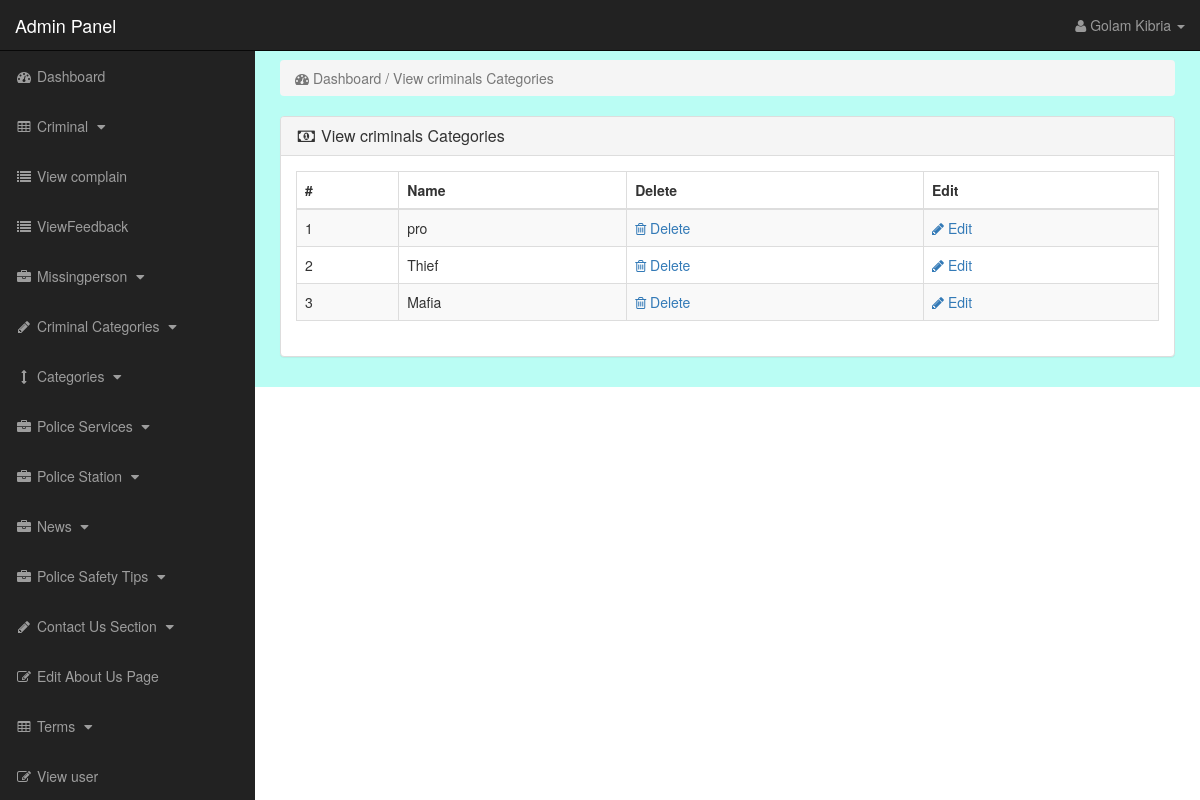
Screenshot of /admin_area/index.php?view_c_cat (signed in) with the database file from the repository.
### tables this page shows
CREATE TABLE `criminal_categories` (
  `criminal_cat_id` int(10) NOT NULL,
  `criminal_cat_title` text NOT NULL,
  `criminal_cat_top` text NOT NULL,
  `criminal_cat_image` text NOT NULL
);

### admin_area/view_c_cat.php (the view)
<?php
if(!isset($_SESSION['admin_email'])){
echo "<script>window.open('login.php','_self')</script>";
}
else {
?>
<div class="row">
<div class="col-lg-12">
<ol class="breadcrumb">
<li class="active">
<i class="fa fa-dashboard"></i> Dashboard / View criminals Categories
</li>
</ol>
</div>
</div>
<div class="row">
<div class="col-lg-12">
<div class="panel panel-default">
<div class="panel-heading">
<h3 class="panel-title">
<i class="fa fa-money fa-fw"> </i> View criminals Categories
</h3>
</div>
<div class="panel-body">
<div class="table-responsive">
<table class="table table-bordered table-hover table-striped">
<thead>
<tr>
<th>#</th>
<th>Name</th>
<th>Delete</th>
<th>Edit</th>
</tr>
</thead>
<tbody>
<?php
$i=0;
$get_p_cats = "select * from criminal_categories";
$run_p_cats = mysqli_query($con,$get_p_cats);
while($row_p_cats = mysqli_fetch_array($run_p_cats)){
$p_cat_id = $row_p_cats['criminal_cat_id'];
$p_cat_title = $row_p_cats['criminal_cat_title'];
$i++;
?>
<tr>
<td> <?php echo $i; ?> </td>
<td> <?php echo $p_cat_title; ?> </td>
<td>
<a href="index.php?delete_c_cat=<?php echo $p_cat_id; ?>">
<i class="fa fa-trash-o"></i> Delete
</a>
</td>
<td>
<a href="index.php?edit_c_cat=<?php echo $p_cat_id; ?>">
<i class="fa fa-pencil"></i> Edit
</a>
</td>
</tr>
<?php } ?>
</tbody>
</table>
</div>
</div>
</div>
</div>
</div>
<?php } ?>

### admin_area/includes/sidebar.php (shortened to what this page needs)
<?php
if (!isset($_SESSION['admin_email'])) {
    echo "<script>window.open('login.php','_self')</script>";
} else {
?>
    <nav class="navbar navbar-inverse navbar-fixed-top">
        <div class="navbar-header">
            <a class="navbar-brand" href="index.php?dashboard">Admin Panel</a>
        </div>
        <ul class="nav navbar-right top-nav">
            <li class="dropdown">
                <a href="#" class="dropdown-toggle" data-toggle="dropdown">
                    <i class="fa fa-user"></i>
                    <?php echo $admin_name; ?> <b class="caret"></b>
                </a>
            </li>
        </ul>
        <div class="collapse navbar-collapse navbar-ex1-collapse">
            <ul class="nav navbar-nav side-nav">
                <li>
                    <a href="index.php?dashboard">
                        <i class="fa fa-fw fa-dashboard"></i> Dashboard
                    </a>
                </li>
                <li>
                    <a href="#" data-toggle="collapse" data-target="#criminal">
                        <i class="fa fa-fw fa-table"></i> Criminal
                        <i class="fa fa-fw fa-caret-down"></i>
                    </a>
                </li>
                <li>
<a href="index.php?view_comp">
    <i class="fa fa-fw fa-list"></i> View complain
</a>
<a href="index.php?view_feed">
    <i class="fa fa-fw fa-list"></i> ViewFeedback
</a>
</li>
                <li>
                    <a href="#" data-toggle="collapse" data-target="#missingperson">
                        <i class="fa fa-fw fa-briefcase"></i> Missingperson
                        <i class="fa fa-fw fa-caret-down"></i>
                    </a>
                </li>
                <li>
                    <a href="#" data-toggle="collapse" data-target="#c_cat">
                        <i class="fa fa-fw fa-pencil"></i> Criminal Categories
                        <i class="fa fa-fw fa-caret-down"></i>
                    </a>
                </li>
                <li>
                    <a href="#" data-toggle="collapse" data-target="#cat">
                        <i class="fa fa-fw fa-arrows-v"></i> Categories
                        <i class="fa fa-fw fa-caret-down"></i>
                    </a>
                </li>
                <li>
                    <a href="#" data-toggle="collapse" data-target="#service">
                        <i class="fa fa-fw fa-briefcase"></i> Police Services
                        <i class="fa fa-fw fa-caret-down"></i>
                    </a>
                </li>
                <li>
                    <a href="#" data-toggle="collapse" data-target="#station">
                        <i class="fa fa-fw fa-briefcase"></i> Police Station
                        <i class="fa fa-fw fa-caret-down"></i>
                    </a>
                </li>
                <li>
                    <a href="#" data-toggle="collapse" data-target="#news">
                        <i class="fa fa-fw fa-briefcase"></i> News
                        <i class="fa fa-fw fa-caret-down"></i>
                    </a>
                </li>
                <li>
                    <a href="#" data-toggle="collapse" data-target="#tips">
                        <i class="fa fa-fw fa-briefcase"></i> Police Safety Tips
                        <i class="fa fa-fw fa-caret-down"></i>
                    </a>
                </li>
                <li>
                    <a href="#" data-toggle="collapse" data-target="#contact_us">
                        <i class="fa fa-fw fa-pencil"> </i> Contact Us Section
                        <i class="fa fa-fw fa-caret-down"></i>
                    </a>
                </li>
                <li>
                    <a href="index.php?edit_about_us">
                        <i class="fa fa-fw fa-edit"></i> Edit About Us Page
                    </a>
                </li>
                <li>
                    <a href="#" data-toggle="collapse" data-target="#terms">
                        <i class="fa fa-fw fa-table"></i> Terms
                        <i class="fa fa-fw fa-caret-down"></i>
                    </a>
                </li>
                <li>
                    <a href="index.php?view_user">
                        <i class="fa fa-fw fa-edit"></i> View user
                    </a>
                </li>
            </ul>
        </div>
    </nav>
<?php } ?>

### admin_area/css/style.css (style rules this page uses)
body { margin-top:100px; }
@media (min-width: 768px) { body { margin-top:50px; } }
.top-nav { padding:0 15px; }
.top-nav>li { display:inline-block; float:left; }
.top-nav>li>a { padding-top:15px; padding-bottom:15px; line-height:20px; color:#999; }
@media (min-width: 768px) { .side-nav { position:fixed; top:51px; width:255px; border-radius:0; overflow-y:auto; background-color: #222; bottom:0; overflow-x:hidden; padding-bottom:40px; } }
@media (min-width: 768px) { .side-nav>li>a { width:255px; } }
.panel-body { border-radius:5px; }

### rows the page displays
criminal_categories: criminal_cat_title "pro"
criminal_categories: criminal_cat_title "Thief"
criminal_categories: criminal_cat_title "Mafia"

### other values shown
$admin_name "Golam Kibria"
